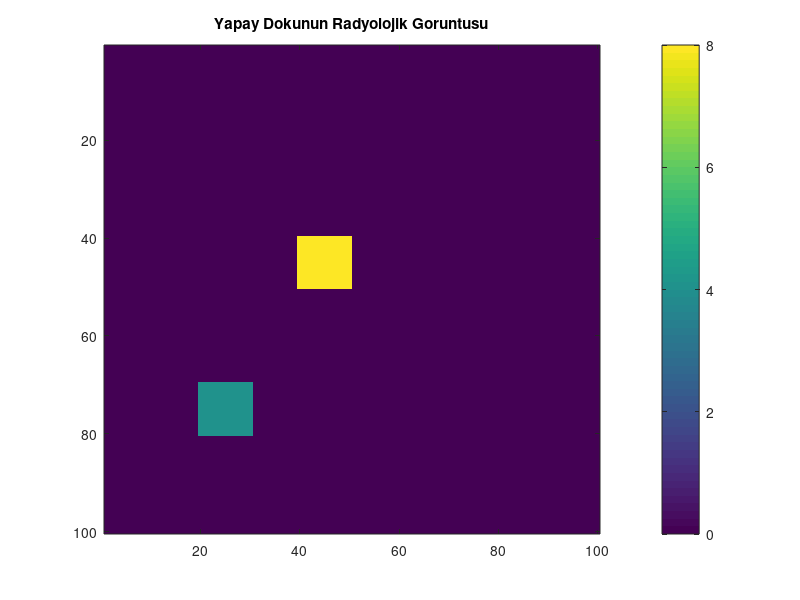

MATLAB code for this plot:
% 1. GÜN: MATLAB İLERİ DÜZEY GÖRÜNTÜ REKONSTRÜKSİYONU
Doku_Buyuk = zeros(100, 100);
Doku_Buyuk(40:50, 40:50) = 8; % Tümör alanı
Doku_Buyuk(70:80, 20:30) = 4; % Kist alanı
imagesc(Doku_Buyuk); colorbar; title('Yapay Dokunun Radyolojik Goruntusu');
